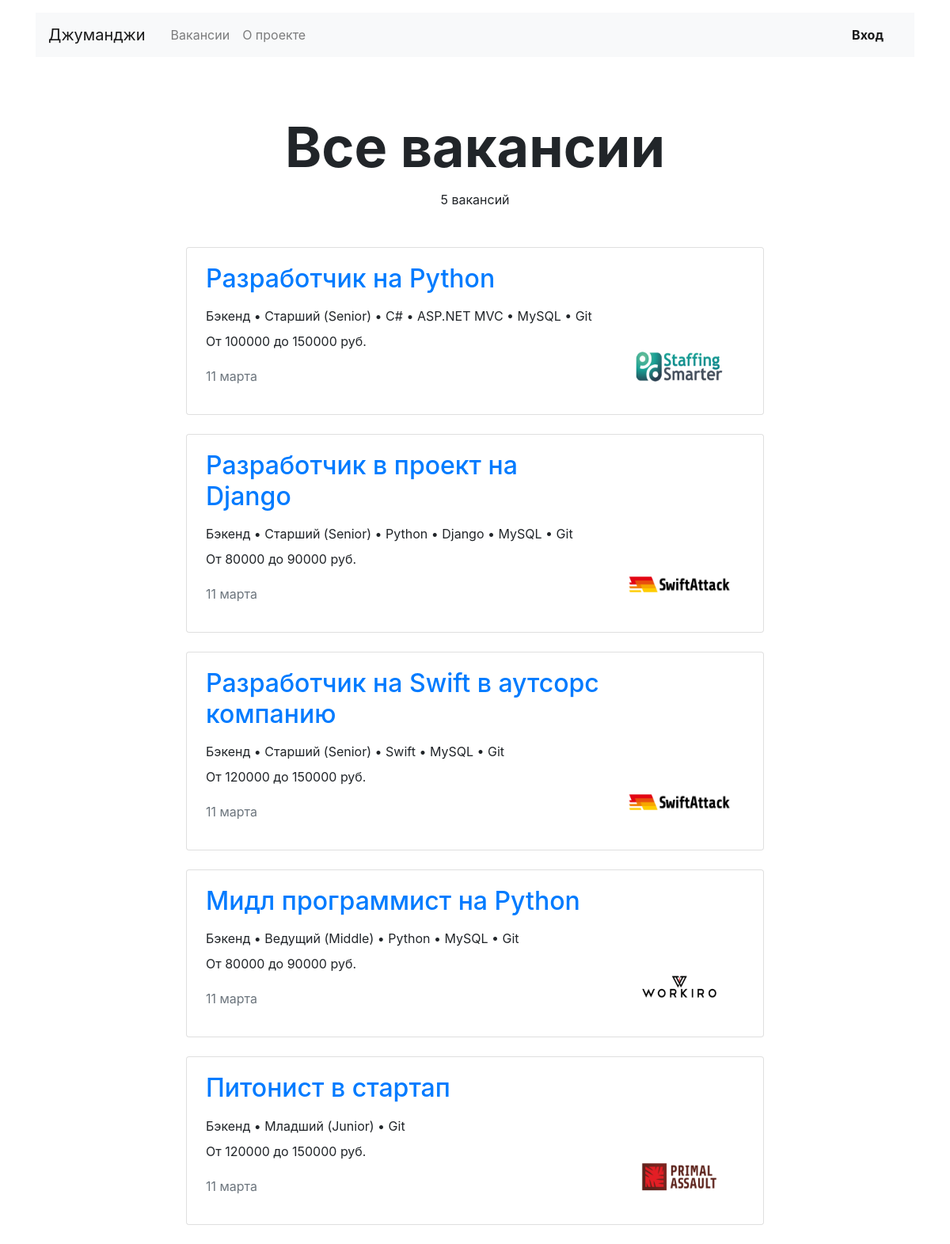
Page /vacancies/ on the committed database.
### vacancies/models.py (models this page shows)
class Vacancy(models.Model):
    title = models.CharField(max_length=50)
    speciality = models.ForeignKey(Speciality, related_name="vacancies", on_delete=models.PROTECT)
    company = models.ForeignKey(Company, related_name="vacancies", on_delete=models.PROTECT)
    skills = models.TextField()
    description = models.TextField()
    salary_min = models.IntegerField()
    salary_max = models.IntegerField()
    published_at = models.DateTimeField()

class Speciality(models.Model):
    code = models.CharField(max_length=20, unique=True)
    title = models.CharField(max_length=20)
    picture = models.CharField(max_length=200)

class Company(models.Model):
    name = models.CharField(max_length=100)
    location = models.CharField(max_length=30)
    logo = models.CharField(max_length=200)
    description = models.TextField()
    employee_count = models.IntegerField(default=10)
    user = models.OneToOneField(User, related_name="company", on_delete=models.CASCADE, default=None, null=True)

### vacancies/views.py (the view)
# urls.py: path('vacancies/', VacanciesView.as_view()),
class VacanciesView(View):
    def get(self, request):
        vacancies = Vacancy.objects.all()
        return render(request, 'vacancies/vacancies.html', {'vacancies': vacancies,
                                                            'page_title': 'Все вакансии'})

### vacancies/templates/vacancies/vacancies.html
{% extends 'vacancies/base.html' %}
{% block content %}
    <section>
      <h1 class="h1 text-center mx-auto mt-4 pt-5" style="font-size: 70px;"><strong>{{ page_title }}</strong></h1>
      <p class="text-center pt-1">{{ vacancies|length }} вакансий</p>
      <div class="row mt-5">
        <div class="col-12 col-lg-8 offset-lg-2 m-auto">
          {% load static %}
          {% for vacancy in vacancies %}
            <div class="card mb-4">
              <div class="card-body px-4">
                <div class="row">
                  <div class="col-12 col-md-8 col-lg-9">
                    <a href="/vacancies/{{ vacancy.id }}"><h2 class="h2 pb-2">{{ vacancy.title }}</h2></a>
                    <p class="mb-2">{{ vacancy.speciality.title }} {{ vacancy.skills }}</p>
                    <p>От {{ vacancy.salary_min }} до {{ vacancy.salary_max }} руб.</p>
                    <p class="text-muted pt-1">{{ vacancy.published_at|date:"j E" }}</p>
                  </div>
                  <div class="col-12 col-md-4 col-lg-3 d-flex align-items-end">
                    <a href="/companies/{{ vacancy.company.id }}"><img src="{% static vacancy.company.logo %}" width="130" height="80" alt=""></a>
                  </div>
                </div>
              </div>
            </div>
          {% endfor %}
        </div>
      </div>
    </section>
{% endblock %}

### rows in the picture
Vacancy: title "Разработчик на Python", speciality "Бэкенд", skills "• Старший (Senior) • C# • ASP.NET MVC • MySQL • Git", salary_min "100000", salary_max "150000", published_at "11 марта", company.logo (picture)
Vacancy: title "Разработчик в проект на Django", speciality "Бэкенд", skills "• Старший (Senior) • Python • Django • MySQL • Git", salary_min "80000", salary_max "90000", published_at "11 марта", company.logo (picture)
Vacancy: title "Разработчик на Swift в аутсорс компанию", speciality "Бэкенд", skills "• Старший (Senior) • Swift • MySQL • Git", salary_min "120000", salary_max "150000", published_at "11 марта", company.logo (picture)
Vacancy: title "Мидл программист на Python", speciality "Бэкенд", skills "• Ведущий (Middle) • Python • MySQL • Git", salary_min "80000", salary_max "90000", published_at "11 марта", company.logo (picture)
Vacancy: title "Питонист в стартап", speciality "Бэкенд", skills "• Младший (Junior) • Git", salary_min "120000", salary_max "150000", published_at "11 марта", company.logo (picture)

### other values in the picture
{{ page_title }} "Все вакансии"
{{ vacancies|length }} "5"
